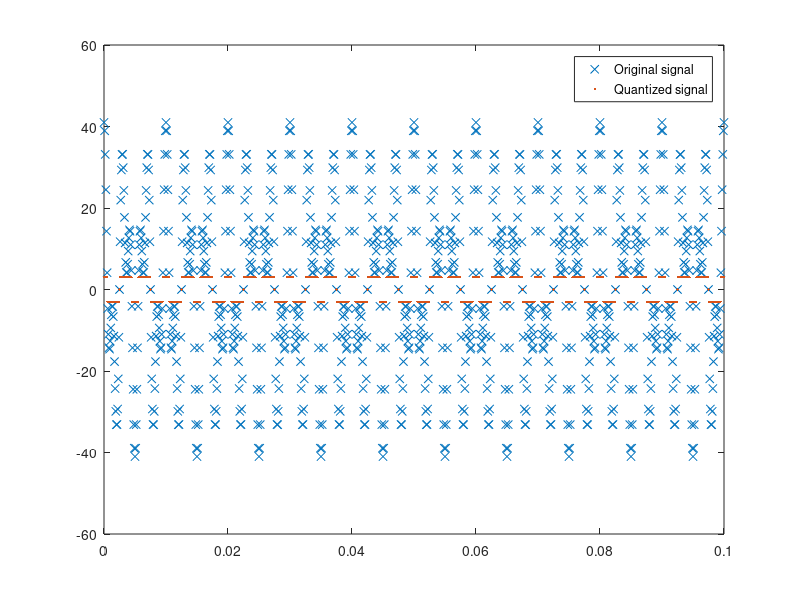

Here is the MATLAB script that generated this plot:
% AB-CDEFG-H -> ID- 17-34272-1
fs = 10000;
t = 0:1/fs:0.1; 
f1 = 100; % Frequency of first signal
f2 = 100; % Frequency of second signal
A1 = 24; % Amplitude of first signal
A2 = 17; % Amplitude of second signal
x1 = A1*cos(2*pi*3*f1*t); % First Signal 
x2 = A2*cos(2*pi*7*f2*t); % Second Signal %Plotting both signals in time domain 
x3=x1+x2; % sum of two signals
 
sig = x3; % Original signal, a sine wave 
partition = [-2.5,-1.5, -0.5, 0.5, 1.5,2.5]; % Length 6, to represent 7 intervals 
codebook =[-3:3]; % Length 5, one entry for each interval
[index,quants] = quantiz(sig,partition,codebook); % Quantize. 
figure 
plot(t,sig,'x',t,quants,'.')
legend('Original signal','Quantized signal');